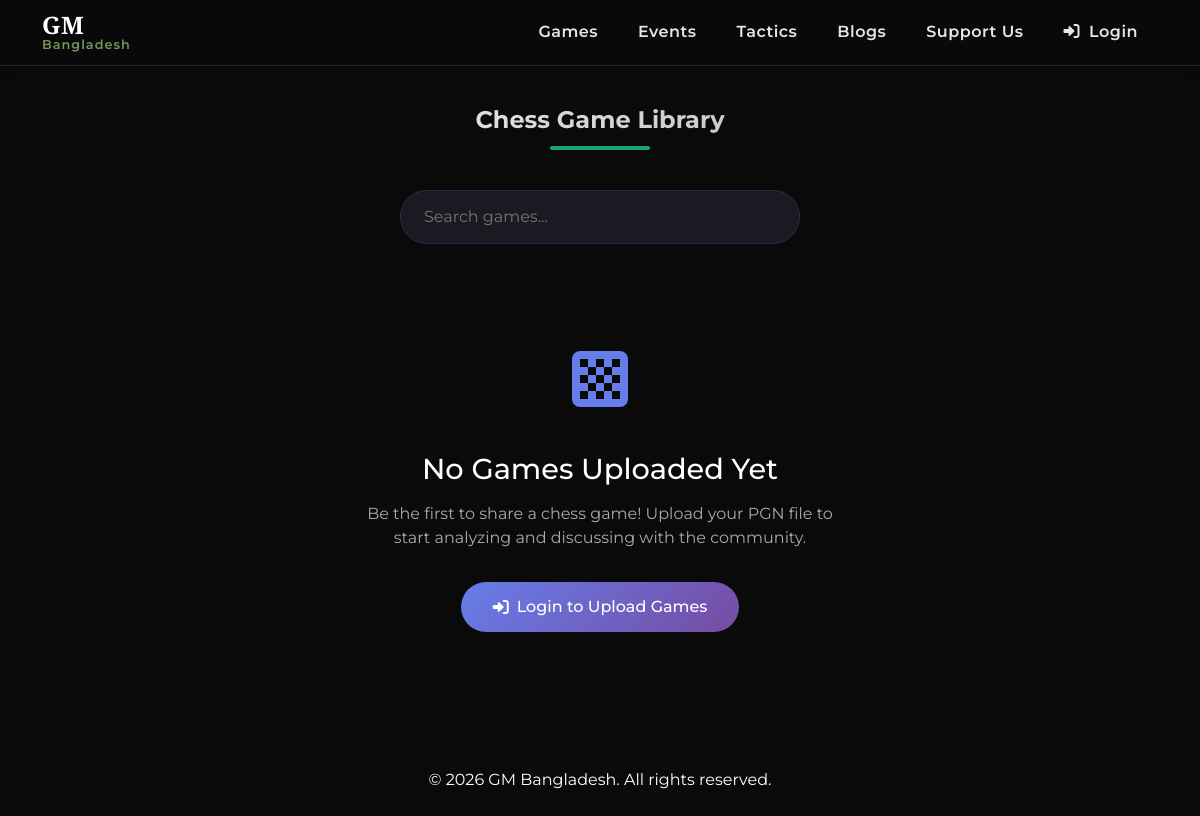
/all-games/, run on an earlier commit of the app's database.
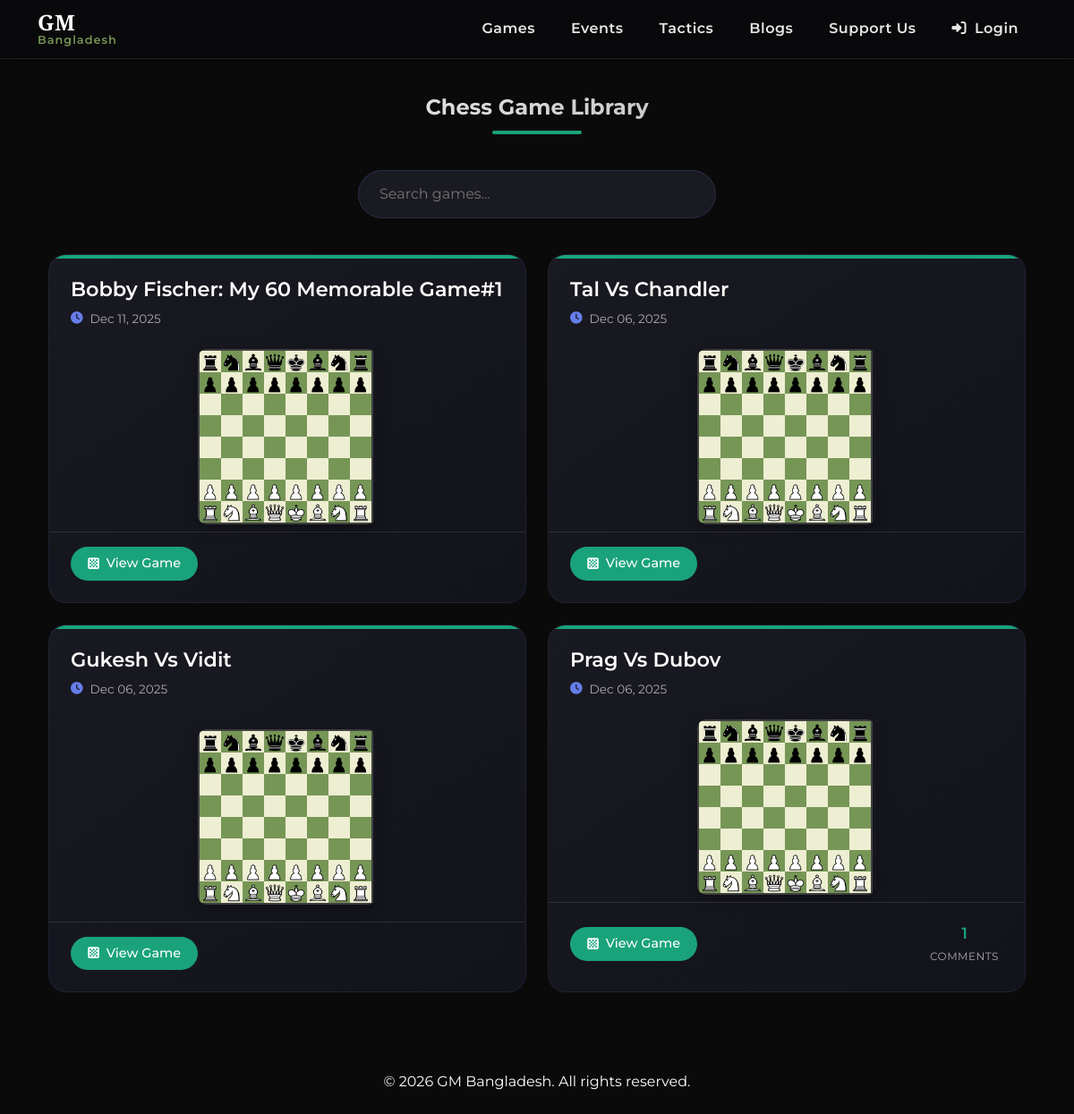
And on a later commit of the database.
### news/models.py (models this page shows, shortened)
class UploadedGame(models.Model):
    title = models.CharField(max_length=255)
    uploaded_by = models.ForeignKey(User, on_delete=models.CASCADE)
    pgn = models.TextField()
    white_player = models.CharField(max_length=255, blank=True, null=True)
    black_player = models.CharField(max_length=255, blank=True, null=True)
    created_at = models.DateTimeField(auto_now_add=True)
    slug_link = models.SlugField(unique=True, blank=True, max_length=255)

### news/views.py (the view)
# urls.py: path('all-games/', views.all_games, name='all_games'),
def all_games(request):
    games = UploadedGame.objects.all().order_by("-created_at")
    return render(request, 'news/all_games.html', {'games': games})

### news/templates/news/all_games.html (shortened to what this page needs)
{% extends 'news/base.html' %}
{% load static %}
{% load widget_tweaks %}
{% block content %}
<link rel="stylesheet" href="{% static 'chessboardjs-1.0.0/css/chessboard-1.0.0.min.css' %}">
<div class="container py-4 text-white">
    <h4 class="page-title">Chess Game Library</h4>
    <div class="mb-4 text-center">
        <div style="
        display:flex;
        align-items:center;
        max-width:400px;
        margin:auto;
        background:rgba(30,30,40,.8);
        border-radius:40px;
        padding:6px 15px;
        border:1px solid rgba(100,126,234,.2);
    ">
            <input type="text" id="game-search" placeholder="Search games..." style="
                    background:transparent;
                    border:none;
                    outline:none;
                    color:white;
                    width:100%;
                    padding:8px;
               ">
        </div>
    </div>
    {% if games %}
    <div class="game-grid" id="game-container">
        {% for game in games %}
        <a href="{% url 'game_detail' game.slug_link %}" class="game-card" data-pgn="{{ game.pgn|escapejs }}"
            data-id="{{ game.id }}">
            <div class="game-header">
                <h3 class="game-title">{{ game.title }}</h3>
                <div class="game-meta">
                    <i class="fas fa-clock"></i>
                    <span>{{ game.created_at|date:"M d, Y" }}</span>
                </div>
            </div>
            <div class="game-board-container">
                <div class="mini-board" id="board-{{ game.id }}"></div>
            </div>
            <div class="game-footer">
                <span class="view-game-btn">
                    <i class="fas fa-chess-board"></i>
                    View Game
                </span>
                <div class="game-stats">
                    {% if game.comments.count %}
                    <div class="stat-item">
                        <span class="stat-value">{{ game.comments.count }}</span>
                        <span class="stat-label">Comments</span>
                    </div>
                    {% endif %}
                </div>
            </div>
        </a>
        {% endfor %}
    </div>
    {% else %}
    <div class="empty-state">
        <div class="empty-state-icon">
            <i class="fas fa-chess-board"></i>
        </div>
        <h3>No Games Uploaded Yet</h3>
        <p>Be the first to share a chess game! Upload your PGN file to start analyzing and discussing with the
            community.</p>
        {% if user.is_authenticated %}
        <a href="{% url 'game_page' %}" class="upload-btn">
            <i class="fas fa-upload"></i>
            Upload Your First Game
        </a>
        {% else %}
        <a href="{% url 'login' %}" class="upload-btn">
            <i class="fas fa-sign-in-alt"></i>
            Login to Upload Games
        </a>
        {% endif %}
    </div>
    {% endif %}
</div>
{% endblock %}

### news/templates/news/base.html (shortened to what this page needs)
<!DOCTYPE html>
<html lang="en">
<head>
    <link href="https://cdn.jsdelivr.net/npm/bootstrap@5.3.0/dist/css/bootstrap.min.css" rel="stylesheet">
    <link rel="stylesheet" href="https://cdn.jsdelivr.net/npm/bootstrap-icons@1.10.0/font/bootstrap-icons.css">
    <link rel="stylesheet" href="https://cdn.jsdelivr.net/gh/lipis/flag-icons@7.3.2/css/flag-icons.min.css" />
    <link rel="stylesheet" href="https://cdnjs.cloudflare.com/ajax/libs/font-awesome/6.0.0/css/all.min.css">
</head>
<body>
    <nav class="navbar navbar-expand-lg navbar-dark mb-3 py-2">
        <div class="container">
            <a class="navbar-brand d-flex align-items-center" href="{% url 'home' %}">
                <span class="logo-text">
                    <span class="logo-main">GM</span>
                    <span class="logo-sub">Bangladesh</span>
                </span>
            </a>
            <div class="collapse navbar-collapse" id="navbarNav">
                <ul class="navbar-nav ms-auto">
                    <li class="nav-item mx-1">
                        <a class="nav-link position-relative px-3" href="{% url 'all_games' %}">
                            Games
                        </a>
                    </li>
                    <li class="nav-item mx-1">
                        <a class="nav-link position-relative px-3" href="{% url 'all_events' %}">
                            Events
                        </a>
                    </li>
                    <li class="nav-item mx-1">
                        <a class="nav-link position-relative px-3" href="{% url 'puzzle_list' %}">
                            Tactics
                        </a>
                    </li>
                    <li class="nav-item mx-1">
                        <a class="nav-link position-relative px-3" href="{% url 'all_blogs' %}">
                            Blogs
                        </a>
                    </li>
                    <li class="nav-item mx-1">
                        <a class="nav-link position-relative px-3" href="#" data-bs-toggle="modal"
                            data-bs-target="#qrSupportModal">
                            Support Us
                        </a>
                    </li>
                    {% if user.is_authenticated %}
                    <li class="nav-item dropdown mx-1">
                        <a class="nav-link dropdown-toggle px-3" href="#" id="userDropdown" role="button"
                            data-bs-toggle="dropdown" aria-expanded="false">
                            <i class="fas fa-user me-1"></i> {{ user.username }}
                        </a>
                        <ul class="dropdown-menu dropdown-menu-end" aria-labelledby="userDropdown">
                            <li>
                                <a class="dropdown-item" href="{% url 'progress' %}">
                                    <i class="bi bi-person-badge text-primary me-2"></i>Profile
                                </a>
                            </li>
                            <hr>
                            <li>
                                <a class="dropdown-item" href="{% url 'find_the_square' %}">
                                    <i class="bi bi-bullseye text-danger me-2"></i>Vision
                                </a>
                            </li>
                            <hr>
                            <li>
                                <a class="dropdown-item" href="{% url 'book_list' %}">
                                    <i class="bi bi-journal-bookmark-fill text-success me-2"></i>Books
                                </a>
                            </li>
                            <hr>
                            <li>
                                <a class="dropdown-item" href="{% url 'game_page' %}">
                                    <i class="bi bi-diagram-3-fill text-warning me-2"></i>Lets analyze
                                </a>
                            </li>
                            <hr>
                            <li>
                                <a class="dropdown-item" href="{% url 'write_article' %}">
                                    <i class="bi bi-plus-circle-fill text-info me-2"></i>Create a post
                                </a>
                            </li>
                            <hr>
                            <li>
                                <form action="{% url 'logout' %}" method="post">
                                    {% csrf_token %}
                                    <button type="submit" class="dropdown-item"><i
                                            class="bi bi-box-arrow-right me-2"></i>Logout</button>
                                </form>
                            </li>
                        </ul>
                    </li>
                    {% else %}
                    <li class="nav-item mx-1">
                        <a class="nav-link px-3" href="{% url 'login' %}">
                            <i class="fas fa-sign-in-alt me-1"></i>
                            Login
                        </a>
                    </li>
                    {% endif %}
                </ul>
            </div>
        </div>
    </nav>
    <div class="container content">
        {% block content %}{% endblock %}
        <footer class="footer-text text-center mt-4">
        </footer>
    </div>
    {% load static %}
</body>
</html>

### news/templates/news/base.html (style rules this page uses)
:root { --chess-dark: oklch(14.5% 0 0); --navbar-color: #09090b; --chess-light: #f8f1e5; --chess-primary: #779556; --chess-secondary: #ebecd0; --chess-accent: #b58863; --chess-red: #c84b4b; --dark-gray: #2a2a2a; --slate-gray: #4b4b4b; --light-gray: #a3a3a3; --warm-accent: #d76a6a; --cool-accent: #6aa8d7; --warm-orange: #d87a2a; --cool-teal: #2aa6a6; --card-color: oklch(27.8% .033 256.848); --color-gray-400: oklch(70.7% .022 261.325); --border: oklch(26.9% 0 0); --status: oklch(52.7% .154 150.069); --box: #232323; --move: #ebebeb; --move-hover: #b9b9b9; --move-active: #292b32b3; --notation-box: #0f1013b3; }
html, body { height: 100%; font-family: 'Montserrat', sans-serif; }
body { display: flex; flex-direction: column; background-color: var(--chess-dark); }
.content { flex: 1 0 auto; }
footer { flex-shrink: 0; }
.navbar { background: var(--navbar-color) !important; box-shadow: 0 4px 12px rgba(0, 0, 0, 0.1); border-bottom: 1px solid rgba(255, 255, 255, 0.1); }
.navbar-brand .logo-text { display: flex; flex-direction: column; line-height: 1; }
.navbar-brand .logo-main { font-family: 'Playfair Display', serif; font-weight: 700; font-size: 1.5rem; letter-spacing: 0.5px; }
.navbar-brand .logo-sub { font-size: 0.8rem; font-weight: 600; letter-spacing: 1px; margin-top: 2px; color: #769656; }
.nav-link { font-weight: 600; letter-spacing: 0.5px; transition: all 0.3s ease; position: relative; color: rgba(255, 255, 255, 0.9) !important; }
footer { background-color: var(--chess-dark); color: white; padding: 1.5rem 0; }
.stat-item, .timer-box { display: flex; justify-content: center; align-items: center; padding: 5px 5px; border-radius: 8px; font-size: 1.1rem; width: 100%; margin-bottom: 0.1rem; }

What changed in the data, as far as the page shows it:
added UploadedGame: title "Bobby Fischer: My 60 Memorable Game#1", created_at "Dec 11, 2025"
added UploadedGame: title "Tal Vs Chandler", created_at "Dec 06, 2025"
added UploadedGame: title "Gukesh Vs Vidit", created_at "Dec 06, 2025"
added UploadedGame: title "Prag Vs Dubov", created_at "Dec 06, 2025", comments.count "1"
Also different on the page:
text no longer shown: "No Games Uploaded Yet Be the first to share a chess game! Upload your PGN file to start analyzing and discussing with the community. Login to Upload Games"
